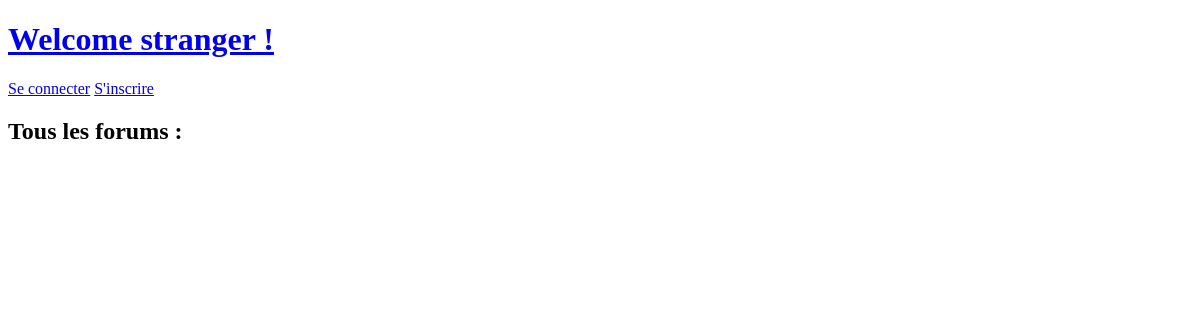
Before: / with the older database file.
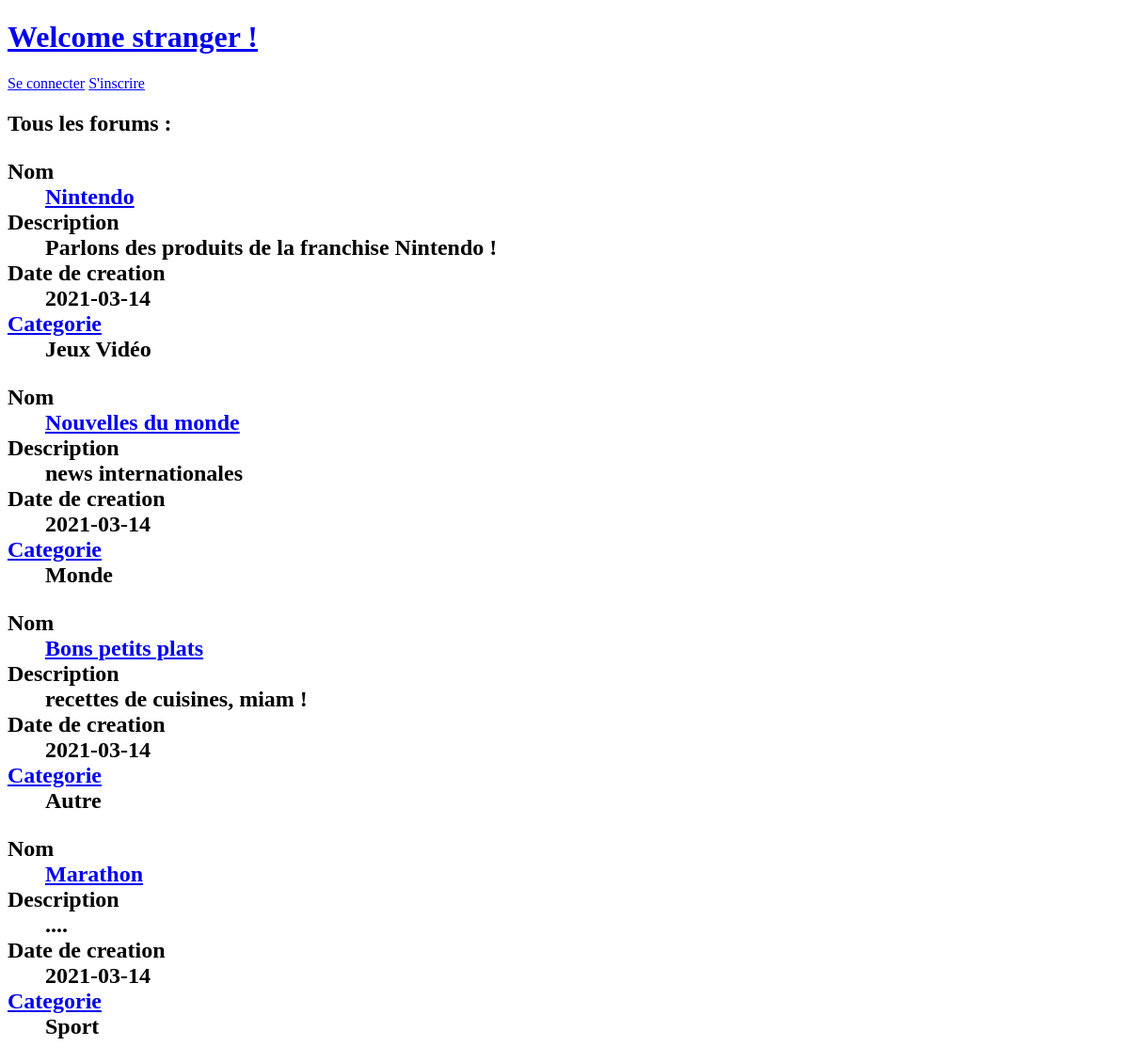
After: the same page with the newer database file.
### tables this page shows
CREATE TABLE `forum` (
  `idForum` int(11) NOT NULL,
  `nomForum` varchar(50) NOT NULL,
  `admin` int(11) NOT NULL,
  `dateCreation` date NOT NULL,
  `description` text NOT NULL,
  `categorie_id` int(11) NOT NULL
);

CREATE TABLE `categorie` (
  `id` int(11) NOT NULL,
  `nom` varchar(50) NOT NULL,
  `descriptif` text DEFAULT NULL
);

### config.php (called while the page is built)
<?php
$config["uri_prefix"] = "/projet-web-Dev";
$config["database"]["host"] = "localhost";
$config["database"]["dbname"] = "reddit";
$config["database"]["port"] = "3306";
$config["database"]["user"] = "root";
$config["database"]["password"] = "";
$config["routes"] = [
    "" => "home",
    "home" => "home",
    "index" => "home",
    "login" => "login",
    "account" => "account",
    "signup" => "signup",
    "signout" => "signout",
    "delete_post" => "delete_post",
    "add_post" => "add_post",
    "forum" => "forum",
    "post" => "post",
    "add_comment" => "add_comment",
    "likes" => "likes",
    "dislikes" => "dislikes",
    "categorie" => "categorie",
    "page_not_found" => "error404",
];

### home.php (the view)
<?php
$sql = "SELECT f.*, c.nom, c.id as categorie_id FROM forum f LEFT JOIN categorie c ON f.categorie_id=c.id";
$forums = $db->query($sql)->fetchAll();
if($forums !== null){
?>
<h2>Tous les forums :<h2>
<?php
    foreach($forums as $forum){
?>
<div>
    <dl>
        <dt>Nom</dt><dd><a href="<?= uri("/forum?forum_id={$forum["idForum"]}")  ?>"><?= $forum["nomForum"] ?></a></dd>
        <dt>Description</dt><dd><?= $forum["description"] ?></dd>
        <dt>Date de creation</dt><dd><?= $forum["dateCreation"] ?></dd>
        <dt><a href="<?= uri("/categorie?categorie_id={$forum["categorie_id"]}")  ?>">Categorie</a></dt><dd><?= $forum["nom"] ?></dd>
    </dl>
</div>
<?php
    }
}
?>

### header.php (shortened to what this page needs)
<!DOCTYPE html>
<html>
    <head>
    </head>
    <body>
    <?php
        if(!isset($_SESSION["user"])){
    ?>
        <h1><a href="<?= uri("/home"); ?>">Welcome stranger !</a></h1>
        <a href="<?= uri("/login"); ?>">Se connecter</a>
        <a href="<?= uri("/signup"); ?>">S'inscrire</a>
    <?php
        }else{
    ?>
        <h1><a href="<?= uri("/home"); ?>">Welcome <?= $_SESSION["user"]["login"] ?>!</a></h1>
        <a href="<?= uri("/account"); ?>">Mon Compte</a>
        <a href="<?= uri("/signout"); ?>">Déconnexion</a>
    <?php
        }
    ?>

### index.php (shortened to what this page needs)
<?php
require("config.php");
require("header.php");
function uri($path){
    global $config;
    return $config["uri_prefix"].$path;
}
$path = explode("?", basename($_SERVER['REQUEST_URI']));
if(!isset($config["routes"][$path[0]])){
    include($config["routes"][""].".php");
}else{
    include($config["routes"][$path[0]].".php");
}
require("footer.php");

### footer.php
    </body>
</html>

Changed rows visible on the page:
added forum: nomForum "Nintendo", description "Parlons des produits de la franchise Nintendo !", dateCreation "2021-03-14", categorie.nom "Jeux Vidéo"
added forum: nomForum "Nouvelles du monde", description "news internationales", dateCreation "2021-03-14", categorie.nom "Monde"
added forum: nomForum "Bons petits plats", description "recettes de cuisines, miam !", dateCreation "2021-03-14", categorie.nom "Autre"
added forum: nomForum "Marathon", description "....", dateCreation "2021-03-14", categorie.nom "Sport"
